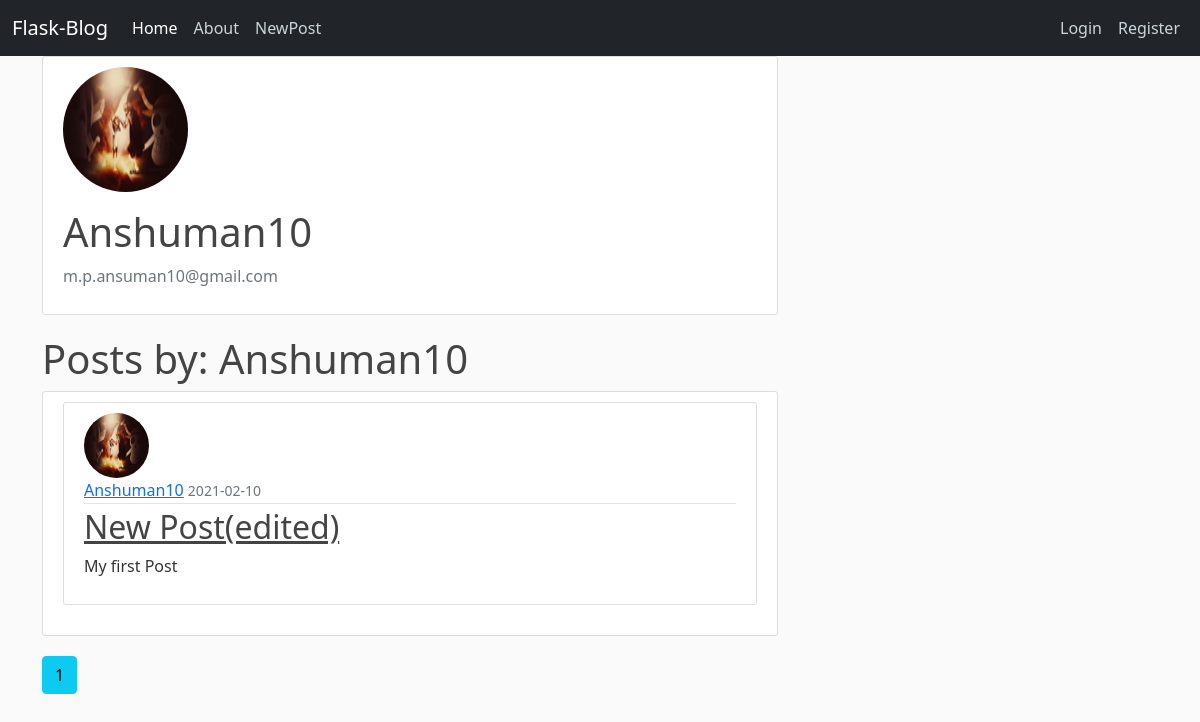
Page /user/1 on the committed database.
### blogappyt/models.py (models this page shows, shortened)
class User(db.Model, UserMixin):
    __tablename__ = 'user'
    id = db.Column(db.Integer,primary_key= True)
    username = db.Column(db.String(60),unique = True, nullable = False)
    email = db.Column(db.String(60),unique = True, nullable = False)
    password = db.Column(db.String(60), nullable = False)
    profile_pic = db.Column(db.String(60), nullable = False,default= 'default.png')
    post = db.relationship('Post',backref = "auther",lazy = True)

class Post(db.Model):
    __tablename__ = 'post'
    id = db.Column(db.Integer,primary_key = True)
    title = db.Column(db.String(60),nullable = False)
    date_posted = db.Column(db.DateTime,nullable = False,default = datetime.utcnow)
    content = db.Column(db.Text,nullable = False)
    user_id = db.Column(db.Integer,db.ForeignKey('user.id'))
    likes = db.relationship('Like_Post',backref = "post_likes",lazy = True)

### blogappyt/users/views.py (the view)
@users.route('/user/<int:user_id>')
def user_profile(user_id):
    page = request.args.get('page',1,type=int)
    user = User.query.get_or_404(user_id)
    posts = Post.query.filter_by(auther = user).order_by(Post.date_posted.desc()).paginate(page=page,per_page=5)
    profile_pic = url_for('static',filename='profilepic/'+user.profile_pic)
    return render_template('user_profile.html',title = user.username,posts=posts,user=user,profile_pic=profile_pic)

### blogappyt/templates/user_profile.html (shortened to what this page needs)
{% extends 'layout.html' %}
{% block head %}
<link rel="stylesheet" href="{{url_for('static',filename='profile.css')}}">
{% endblock head %}
{% block content %}
<div class="content-section">
    <div class="mdeia">
        <img class="rounded-circle account-img" src="{{profile_pic}}" alt="nopic">
        <div class="media-body">
            <h2 class="account-heading">{{user.username}}</h2>
            <p class="text-secondary">{{user.email}}</p>
        </div>
    </div>
    </div>
<h1 class="account-heading">Posts by: {{user.username}}</h1>
<div class="content-section">
    <div class="mdeia">
    {% for post in posts.items %}
<article class="media content-section">
  <img class="rounded-circle article-img" src="{{url_for('static',filename='profilepic/'+post.auther.profile_pic)}}">
          <div class="media-body">
            <div class="article-metadata">
              <a class="mr-2" href="#">{{ post.auther.username }}</a>
              <small class="text-muted">{{post.date_posted.strftime('%Y-%m-%d')}}</small>
            </div>
            <h2><a class="article-title" href="{{url_for('posts.post',post_id=post.id)}}">{{ post.title }}</a></h2>
            <p class="article-content">{{ post.content }}</p>
          </div>
        </article>
{% endfor %}
    </div>
</div>
{% for page_num in posts.iter_pages(left_edge=1, right_edge=1, left_current=1,right_current=2) %}
  {% if  page_num %}
    {% if  posts.page == page_num %}
      <a class = "btn btn-info mb-4" href="{{url_for('users.user_profile',user_id=user.id,page = page_num)}}">{{page_num}}</a>
    {% else %}
    <a class = "btn btn-outline-info mb-4" href="{{url_for('users.user_profile',user_id=user.id,page = page_num)}}">{{page_num}}</a>
    {% endif %}
  {% endif %}
{% endfor %}
{% endblock content %}

### blogappyt/static/main.css (style rules this page uses)
body { background: #fafafa; color: #333333; }
h1, h2, h3, h4, h5, h6 { color: #444444; }
.content-section { background: #ffffff; padding: 10px 20px; border: 1px solid #dddddd; border-radius: 3px; margin-bottom: 20px; }
.article-title { color: #444444; }
.article-content { white-space: pre-line; }
.article-img { height: 65px; width: 65px; margin-right: 16px; }
.article-metadata { padding-bottom: 1px; margin-bottom: 4px; border-bottom: 1px solid #e3e3e3 }
.account-img { height: 125px; width: 125px; margin-right: 20px; margin-bottom: 16px; }
.account-heading { font-size: 2.5rem; }

### rows in the picture
User: username "Anshuman10", email "m.p.ansuman10@gmail.com"
Post: profile_pic (picture), auther.username "Anshuman10", date_posted "2021-02-10", title "New Post(edited)", content "My first Post"

### other values in the picture
{{ page_num }} "1"
